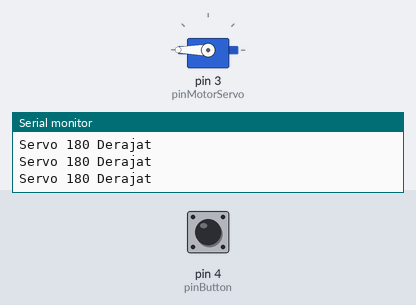
Bench run of a sketch on a simulated Arduino Uno, built with avr-gcc and run on an emulated ATmega328P. Parts: servo, the last lines printed to the serial monitor. The inputs (shaded band) are chosen by the test bench; at power-on: pin 4 (pinButton) HIGH.

Above: at 4.8 s.
4.9 s: pin 4 (pinButton) pulled LOW for 2.35 s
At 7.4 s:
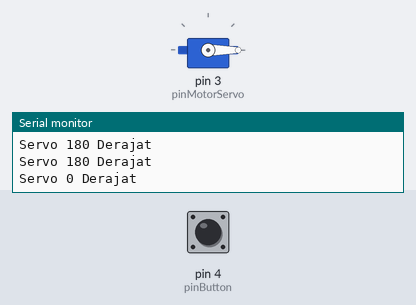
Timing chart, 0 to 9.5 s (numbered marks = the images above; inputs shaded):
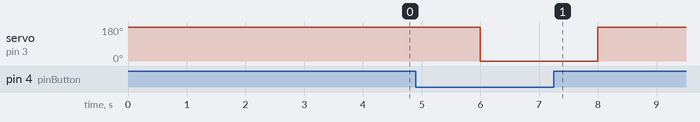

Measured:
- after the input at 4.9 s, servo on pin 3 (pinMotorServo): 180° → 0° after 1.1 s, → 180° 2.0 s later

The sketch:

pertemuan-5.ino
```cpp
#include <Servo.h>

Servo motorServo;
#define pinMotorServo 3

#define pinButton 4

void setup() {
  Serial.begin(9600);
  Serial.println("Program Motor Servo");

  motorServo.attach(pinMotorServo);

  motorServo.write(0);

  pinMode(pinButton, INPUT_PULLUP);
}

void loop() {
  if (digitalRead(pinButton) == HIGH) {
    Serial.println("Servo 180 Derajat");
    motorServo.write(180);
  } else {
    Serial.println("Servo 0 Derajat");
    motorServo.write(0);
  }

  delay(2000);
}
```
